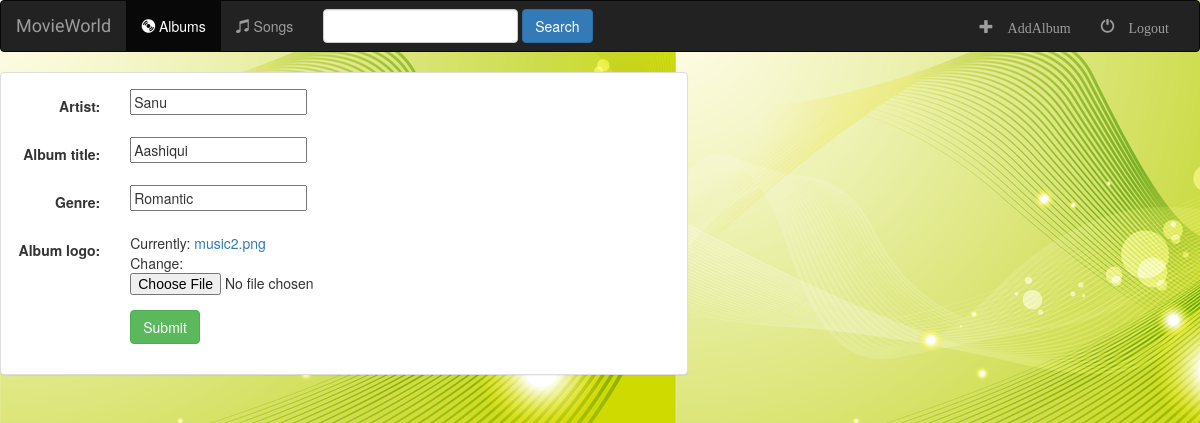
Page /music/album/3/ on the committed database.
### music/models.py (models this page shows, shortened)
class Album(models.Model):
    artist = models.CharField(max_length=200)
    album_title = models.CharField(max_length=200)
    genre = models.CharField(max_length=200)
    album_logo = models.FileField()

### music/views.py (the view)
# urls.py: path('album/<int:pk>/', views.AlbumUpdate.as_view(), name='album-update'),
class AlbumUpdate(UpdateView):
    model = Album
    fields = ['artist', 'album_title', 'genre', 'album_logo']

### music/templates/music/album_form.html (shortened to what this page needs)
{% extends 'music/base.html' %}
{% block body %}
<div class="container_fluid">
  <div class="row">
    <div class="col-sm-12 col-md-7">
      <div class="panel panel-default">
        <div class="panel-body">
          <form class="form-horizontal" action="" method="post" enctype="multipart/form-data">
            {% include 'music/form-template.html' %}
            <div class="form-group">
              <div class="col-sm-offset-2 col-sm-10">
                <button type="submit" class="btn btn-success">
                  Submit
                </button>
              </div>
            </div>
          </form>
        </div>
      </div>
    </div>
  </div>
</div>
{% endblock %}

### music/templates/music/form-template.html (shortened to what this page needs)
{% for field in form %}
  <div class="form-group">
    <div class="col-sm-offset-2 col-sm-10">
    </div>
    <label class="control-label col-sm-2">{{field.label_tag}}</label>
    <div class="col-sm-10">{{field}}</div>
  </div>
{% endfor %}

### music/static/music/styles.css (style rules this page uses)
body { background: url('images/background.png') }

### rows in the picture
Album: form "Sanu" "Aashiqui" "Romantic"

### other values in the picture
{{ field.label_tag }} "Artist:" "Album title:" "Genre:" "Album logo:"
